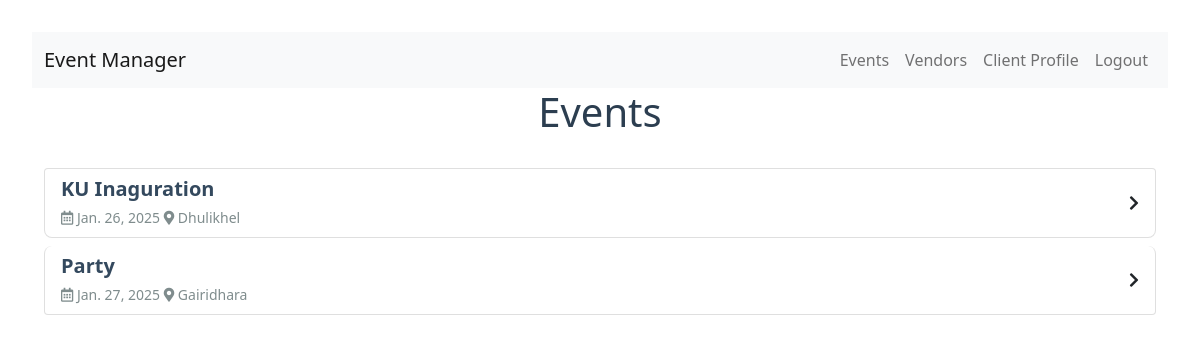
Page /event-list/ (signed in) on the committed database.
### base/models.py (models this page shows, shortened)
class Event(models.Model):
    name = models.CharField(max_length=100)
    description = models.TextField()
    date = models.DateField()
    time = models.TimeField()
    location = models.CharField(max_length=100)
    max_attendees = models.IntegerField()
    registrations = models.IntegerField(default=0)
    categories = models.ManyToManyField('EventCategory')
    created_by = models.ForeignKey(User, on_delete=models.SET_NULL, null=True)
    vip_cost = models.IntegerField(default=2000, null=True)
    standard_cost = models.IntegerField(default=500, null=True)

### base/views.py (the view)
# urls.py: path('event-list/', views.EventListView.as_view(), name='event-list'),
class EventListView(ListView):
    model = Event
    template_name = 'eventList.html'
    context_object_name = 'events'
    filterset_fields = ['category', 'date', 'location', 'price']
    search_fields = ['name', 'description']
    def get_queryset(self):
        if is_Admin(self.request.user) or is_Client(self.request.user) or is_Vendor(self.request.user):
            return Event.objects.all()
        else:
            return Event.objects.filter(created_by=self.request.user)

### base/templatetags/events.py (called while the page is built)
@register.filter(name='is_EventPlanner')
def is_EventPlanner(user):
    return user.groups.filter(name='Event Planner').exists()

@register.filter(name='is_Admin')
def is_Admin(user):
    return user.groups.filter(name='Admin').exists()

@register.filter(name='is_Vendor')
def is_Vendor(user):
    return user.groups.filter(name='Vendor').exists()

### base/views.py (called while the page is built)
def is_Admin(user):
    return user.groups.filter(name='Admin').exists()

def is_Client(user):
    return user.groups.filter(name='Client').exists()

### templates/eventList.html (shortened to what this page needs)
{% load events %}
<!DOCTYPE html>
<html lang="en">
<head>
    <link href="https://cdn.jsdelivr.net/npm/bootstrap@5.0.2/dist/css/bootstrap.min.css" rel="stylesheet">
</head>
<body>
    {% include 'navbar.html' %}
    <div class="container">
        <h1 class="page-header">Events</h1>
        <div class="list-group">
            {% for event in events %}
            <a href="{% url 'event-details' event.id %}" class="list-group-item list-group-item-action">
                <div class="d-flex justify-content-between align-items-center">
                    <div>
                        <h5 class="mb-1 event-name">{{ event.name }}</h5>
                        <small class="event-info">
                            <i class="far fa-calendar-alt"></i> {{ event.date }}
                            <i class="fas fa-map-marker-alt ml-2"></i> {{ event.location }}
                        </small>
                    </div>
                    <i class="fas fa-chevron-right"></i>
                </div>
            </a>
            {% endfor %}
        </div>
    </div>
    <link rel="stylesheet" href="https://cdnjs.cloudflare.com/ajax/libs/font-awesome/5.15.4/css/all.min.css">
</body>
</html>

### templates/navbar.html (shortened to what this page needs)
{% load events %}
<!DOCTYPE html>
<html lang="en">
  <head>
    <link
      href="https://cdn.jsdelivr.net/npm/bootstrap@5.0.2/dist/css/bootstrap.min.css"
      rel="stylesheet"
    />
  </head>
<nav class="navbar navbar-expand-lg navbar-light bg-light">
    <div class="container-fluid">
      <a class="navbar-brand" href="/">Event Manager</a>
      <div class="collapse navbar-collapse" id="navbarNav">
        <ul class="navbar-nav ms-auto">
          <li class="nav-item">
            <a class="nav-link" href="/event-list/">Events</a>
          </li>
          <li class="nav-item">
            <a class="nav-link" href="/vendor-list/">Vendors</a>
          </li>
          {% if user.is_authenticated %}
            <li class="nav-item"><a class="nav-link" href="/user-profile/">{{user.first_name}} Profile</a></li>
          <li class="nav-item">
            <a class="nav-link" href="/logout/">Logout</a>
          </li>
          {% endif %}
        </ul>
      </div>
    </div>
  </nav>
</body>
</html>

### templates/eventList.html (style rules this page uses)
body { background-color: #f8f9fa; padding: 2rem; }
.container { max-width: 800px; margin: 0 auto; }
.page-header { text-align: center; color: #2c3e50; margin-bottom: 2rem; }
.list-group-item { margin-bottom: 0.5rem; border-radius: 8px; transition: all 0.3s ease; }
.event-name { color: #34495e; font-weight: 600; }
.event-info { color: #7f8c8d; }

### rows in the picture
Event: name "KU Inaguration", date "Jan. 26, 2025", location "Dhulikhel"
Event: name "Party", date "Jan. 27, 2025", location "Gairidhara"

### other values in the picture
{{ user.first_name }} "Client"
